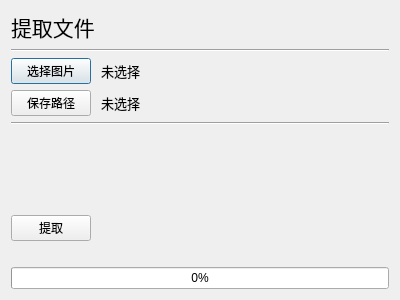
<?xml version="1.0" encoding="UTF-8"?>
<ui version="4.0">
 <class>Pagetwo</class>
 <widget class="QDialog" name="Pagetwo">
  <property name="geometry">
   <rect>
    <x>0</x>
    <y>0</y>
    <width>400</width>
    <height>300</height>
   </rect>
  </property>
  <property name="windowTitle">
   <string>Dialog</string>
  </property>
  <layout class="QGridLayout" name="gridLayout">
   <item row="8" column="0" colspan="2">
    <widget class="QLabel" name="status">
     <property name="sizePolicy">
      <sizepolicy hsizetype="Expanding" vsizetype="Fixed">
       <horstretch>0</horstretch>
       <verstretch>0</verstretch>
      </sizepolicy>
     </property>
     <property name="text">
      <string/>
     </property>
    </widget>
   </item>
   <item row="4" column="0" colspan="2">
    <widget class="Line" name="line">
     <property name="sizePolicy">
      <sizepolicy hsizetype="Expanding" vsizetype="Fixed">
       <horstretch>0</horstretch>
       <verstretch>0</verstretch>
      </sizepolicy>
     </property>
     <property name="orientation">
      <enum>Qt::Horizontal</enum>
     </property>
    </widget>
   </item>
   <item row="3" column="1">
    <widget class="QLabel" name="savePathLb">
     <property name="sizePolicy">
      <sizepolicy hsizetype="Expanding" vsizetype="Preferred">
       <horstretch>0</horstretch>
       <verstretch>0</verstretch>
      </sizepolicy>
     </property>
     <property name="font">
      <font>
       <family>等线</family>
       <pointsize>10</pointsize>
      </font>
     </property>
     <property name="text">
      <string>未选择</string>
     </property>
    </widget>
   </item>
   <item row="2" column="0">
    <widget class="QPushButton" name="selectPic">
     <property name="sizePolicy">
      <sizepolicy hsizetype="Fixed" vsizetype="Fixed">
       <horstretch>0</horstretch>
       <verstretch>0</verstretch>
      </sizepolicy>
     </property>
     <property name="text">
      <string>选择图片</string>
     </property>
    </widget>
   </item>
   <item row="3" column="0">
    <widget class="QPushButton" name="selectPath">
     <property name="sizePolicy">
      <sizepolicy hsizetype="Fixed" vsizetype="Fixed">
       <horstretch>0</horstretch>
       <verstretch>0</verstretch>
      </sizepolicy>
     </property>
     <property name="text">
      <string>保存路径</string>
     </property>
    </widget>
   </item>
   <item row="2" column="1">
    <widget class="QLabel" name="picPathLb">
     <property name="sizePolicy">
      <sizepolicy hsizetype="Expanding" vsizetype="Preferred">
       <horstretch>0</horstretch>
       <verstretch>0</verstretch>
      </sizepolicy>
     </property>
     <property name="font">
      <font>
       <family>等线</family>
       <pointsize>10</pointsize>
      </font>
     </property>
     <property name="text">
      <string>未选择</string>
     </property>
    </widget>
   </item>
   <item row="6" column="0">
    <spacer name="verticalSpacer">
     <property name="orientation">
      <enum>Qt::Vertical</enum>
     </property>
     <property name="sizeHint" stdset="0">
      <size>
       <width>20</width>
       <height>40</height>
      </size>
     </property>
    </spacer>
   </item>
   <item row="7" column="0">
    <widget class="QPushButton" name="get">
     <property name="sizePolicy">
      <sizepolicy hsizetype="Fixed" vsizetype="Fixed">
       <horstretch>0</horstretch>
       <verstretch>0</verstretch>
      </sizepolicy>
     </property>
     <property name="text">
      <string>提取</string>
     </property>
    </widget>
   </item>
   <item row="9" column="0" colspan="2">
    <widget class="QProgressBar" name="progressBar">
     <property name="value">
      <number>0</number>
     </property>
    </widget>
   </item>
   <item row="0" column="0">
    <widget class="QLabel" name="title">
     <property name="font">
      <font>
       <family>等线</family>
       <pointsize>16</pointsize>
      </font>
     </property>
     <property name="text">
      <string>提取文件</string>
     </property>
    </widget>
   </item>
   <item row="1" column="0" colspan="2">
    <widget class="Line" name="line_2">
     <property name="sizePolicy">
      <sizepolicy hsizetype="Expanding" vsizetype="Fixed">
       <horstretch>0</horstretch>
       <verstretch>0</verstretch>
      </sizepolicy>
     </property>
     <property name="orientation">
      <enum>Qt::Horizontal</enum>
     </property>
    </widget>
   </item>
  </layout>
 </widget>
 <resources/>
 <connections/>
</ui>
